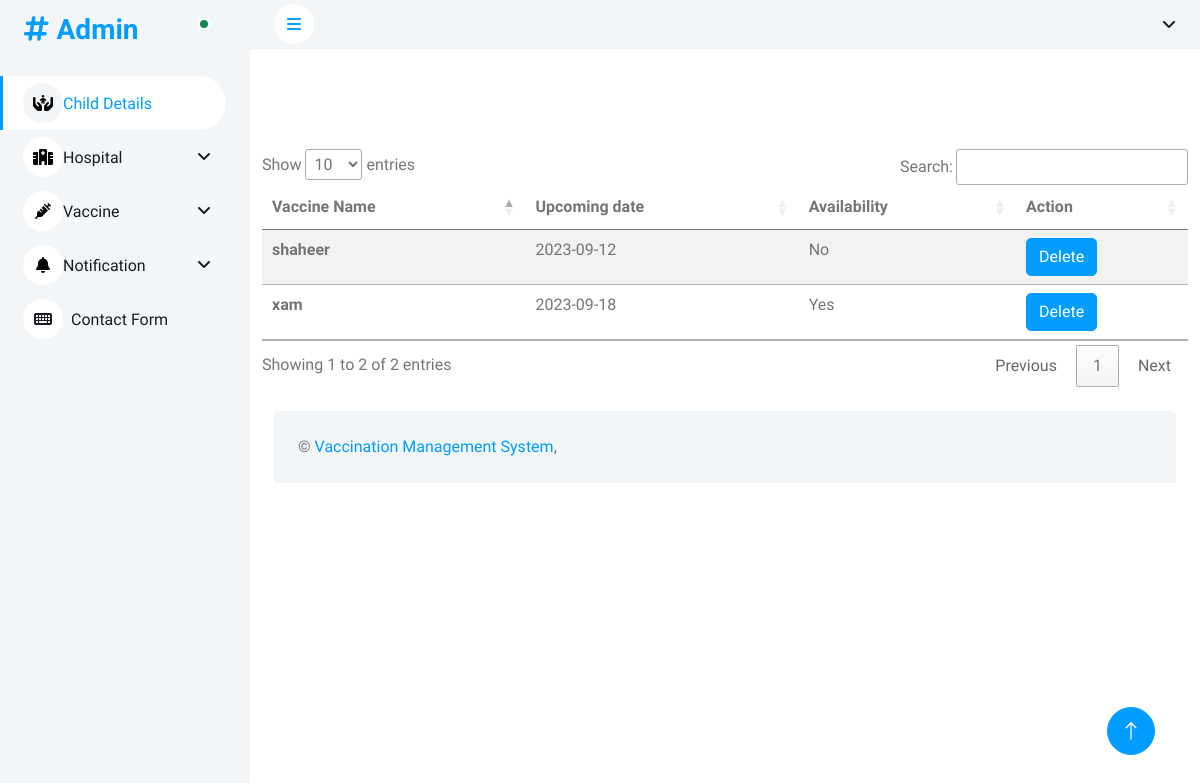
Screenshot of /dashmin/show_notification.php with the database file from the repository.
### tables this page shows
CREATE TABLE `notification` (
  `id` int(11) NOT NULL,
  `vaccine_name` varchar(255) NOT NULL,
  `up_date` date NOT NULL,
  `availability` int(11) NOT NULL
);

CREATE TABLE `availability` (
  `a_id` int(11) NOT NULL,
  `avalible` varchar(50) NOT NULL
);

### dashmin/show_notification.php (the view, shortened to what this page needs)
<?php
include 'header.php';
include 'connect.php';
$sql = "SELECT * FROM notification JOIN availability ON  availability.a_id = notification.availability ";
$result = mysqli_query($conn, $sql);
?>
<link rel="stylesheet" href="//cdn.datatables.net/1.13.6/css/jquery.dataTables.min.css">
<div class="container child_detail" style="display: block; margin:auto; margin-top:100px;">
    <table class="table table-striped" id="myTable">
        <thead>
            <tr>
                <th scope="col">Vaccine Name</th>
                <th scope="col">Upcoming date</th>
                <th scope="col">Availability</th>
                <th>Action</th>
            </tr>
        </thead>
        <tbody>
            <?php while ($data = mysqli_fetch_assoc($result)) { ?>
                <tr>
                    <th scope="row"><?php echo $data['vaccine_name'] ?></th>
                    <td><?php echo $data['up_date'] ?></td>
                    <td><?php echo $data['avalible'] ?></td>
                    <td><a href="delete_not.php?id=<?php echo $data['id'] ?>" class="btn btn-primary">Delete</a></td>
                </tr>
            <?php } ?>
        </tbody>
    </table>
</div>
<?php
include 'footer.php';
?>

### dashmin/header.php (shortened to what this page needs)
<!DOCTYPE html>
<html lang="en">
<head>
    <link href="https://cdnjs.cloudflare.com/ajax/libs/font-awesome/5.10.0/css/all.min.css" rel="stylesheet">
    <link href="https://cdn.jsdelivr.net/npm/bootstrap-icons@1.4.1/font/bootstrap-icons.css" rel="stylesheet">
    <link href="lib/owlcarousel/assets/owl.carousel.min.css" rel="stylesheet">
    <link href="lib/tempusdominus/css/tempusdominus-bootstrap-4.min.css" rel="stylesheet" />
    <link href="css/bootstrap.min.css" rel="stylesheet">
    <link href="css/style.css" rel="stylesheet">
    <link rel="stylesheet" href="https://cdnjs.cloudflare.com/ajax/libs/font-awesome/6.4.2/css/all.min.css" />
</head>
<body>
    <div class="container-xxl position-relative bg-white d-flex p-0">
        <div class="sidebar pe-4 pb-3">
            <nav class="navbar bg-light navbar-light">
                <a href="index.html" class="navbar-brand mx-4 mb-3">
                    <h3 class="text-primary"><i class="fa fa-hashtag me-2"></i>Admin</h3>
                </a>
                <div class="d-flex align-items-center ms-4 mb-4">
                    <div class="position-relative">
                        <div class="bg-success rounded-circle border border-2 border-white position-absolute end-0 bottom-0 p-1"></div>
                    </div>
                </div>
                <div class="navbar-nav w-100">
                    <a href="index.php" class="nav-item nav-link active"><i class="fa-solid fa-hands-holding-child" style="color: #000000;"></i>Child Details</a>
                    <div class="nav-item dropdown">
                        <a href="#" class="nav-link dropdown-toggle" data-bs-toggle="dropdown"><i class="fa-solid fa-hospital" style="color: #000000;"></i>Hospital</a>
                    </div>
                    <div class="nav-item dropdown">
                        <a href="#" class="nav-link dropdown-toggle" data-bs-toggle="dropdown"><i class="fa-solid fa-syringe" style="color: #000000;"></i>Vaccine</a>
                    </div>
                    <div class="nav-item dropdown">
                        <a href="#" class="nav-link dropdown-toggle" data-bs-toggle="dropdown"><i class="fa-solid fa-bell" style="color: #000000;"></i>Notification</a>
                    </div>
                    <a href="contact.php" class="nav-item nav-link"><i class="fa fa-keyboard me-2"></i>Contact Form</a>
                </div>
            </nav>
        </div>
        <div class="content">
            <nav class="navbar navbar-expand bg-light navbar-light sticky-top px-4 py-0">
                <a href="#" class="sidebar-toggler flex-shrink-0">
                    <i class="fa fa-bars"></i>
                </a>
                <div class="navbar-nav align-items-center ms-auto">
                    <div class="nav-item dropdown">
                        <a href="#" class="nav-link dropdown-toggle" data-bs-toggle="dropdown">
                        </a>
                    </div>
                </div>
            </nav>

### dashmin/footer.php (shortened to what this page needs)
  <div class="container-fluid pt-4 px-4">
            <div class="bg-light rounded-top p-4">
                <div class="row">
                    <div class="col-12 col-sm-6 text-center text-sm-start">
                        &copy; <a href="#">Vaccination Management System</a>,
                    </div>
                </div>
            </div>
        </div>
    </div>
    <a href="#" class="btn btn-lg btn-primary btn-lg-square back-to-top"><i class="bi bi-arrow-up"></i></a>
</div>

### dashmin/css/style.css (style rules this page uses)
:root { --primary: #009CFF; --light: #F3F6F9; --dark: #191C24; }
.back-to-top { position: fixed; display: none; right: 45px; bottom: 45px; z-index: 99; }
.btn { transition: .5s; }
.btn.btn-primary { color: #FFFFFF; }
.btn-lg-square { width: 48px; height: 48px; }
.btn-square, .btn-sm-square, .btn-lg-square { padding: 0; display: inline-flex; align-items: center; justify-content: center; font-weight: normal; border-radius: 50px; }
.sidebar { position: fixed; top: 0; left: 0; bottom: 0; width: 250px; height: 100vh; overflow-y: auto; background: var(--light); transition: 0.5s; z-index: 999; }
.content { margin-left: 250px; min-height: 100vh; background: #FFFFFF; transition: 0.5s; }
@media (min-width: 992px) { .sidebar { margin-left: 0; } }
@media (min-width: 992px) { .content { width: calc(100% - 250px); } }
.sidebar .navbar .navbar-nav .nav-link { padding: 7px 20px; color: var(--dark); font-weight: 500; border-left: 3px solid var(--light); border-radius: 0 30px 30px 0; outline: none; }
.sidebar .navbar .navbar-nav .nav-link:hover, .sidebar .navbar .navbar-nav .nav-link.active { color: var(--primary); background: #FFFFFF; border-color: var(--primary); }
.sidebar .navbar .navbar-nav .nav-link i { width: 40px; height: 40px; display: inline-flex; align-items: center; justify-content: center; background: #FFFFFF; border-radius: 40px; }
.sidebar .navbar .navbar-nav .nav-link:hover i, .sidebar .navbar .navbar-nav .nav-link.active i { background: var(--light); }
.sidebar .navbar .dropdown-toggle::after { position: absolute; top: 15px; right: 15px; border: none; content: "\f107"; font-family: "Font Awesome 5 Free"; font-weight: 900; transition: .5s; }
.content .navbar .navbar-nav .nav-link { margin-left: 25px; padding: 12px 0; color: var(--dark); outline: none; }
.content .navbar .sidebar-toggler, .content .navbar .navbar-nav .nav-link i { width: 40px; height: 40px; display: inline-flex; align-items: center; justify-content: center; background: #FFFFFF; border-radius: 40px; }
.content .navbar .dropdown-toggle::after { margin-left: 6px; vertical-align: middle; border: none; content: "\f107"; font-family: "Font Awesome 5 Free"; font-weight: 900; transition: .5s; }

### rows the page displays
notification: vaccine_name "xam", up_date "2023-09-18", availability.avalible "Yes"
notification: vaccine_name "shaheer", up_date "2023-09-12", availability.avalible "No"
